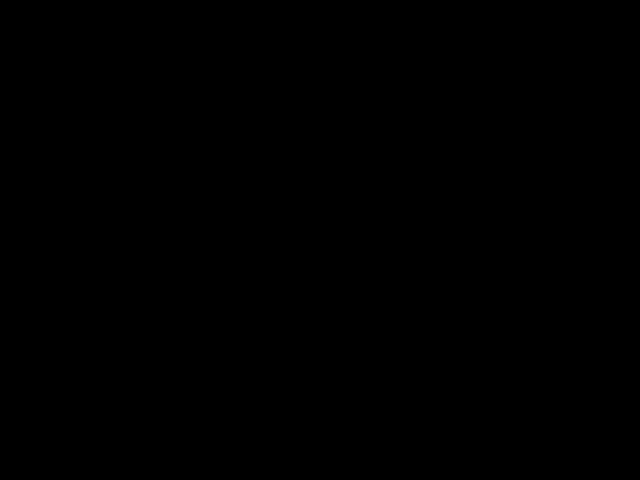
Frame 1 (no input)
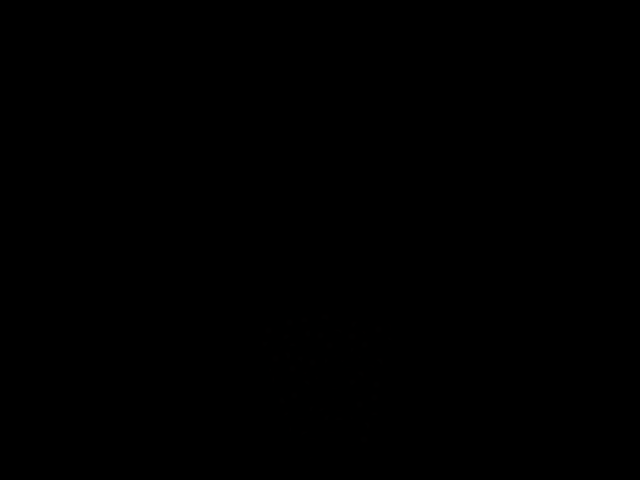
Frame 60 (no input)
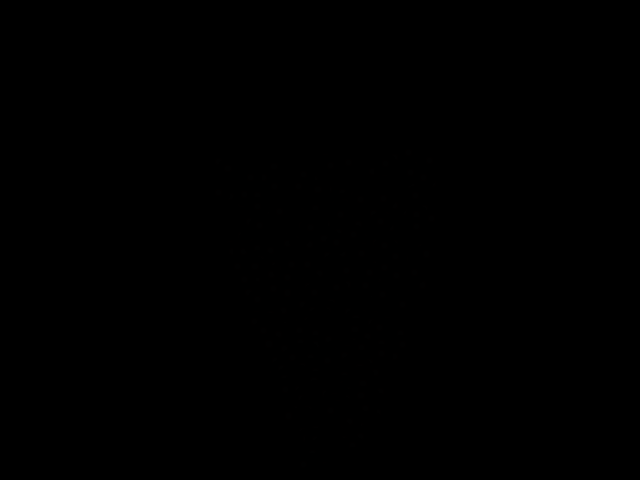
Frame 120 (the mouse pressed at the canvas centre since frame 60)

The p5.js sketch that drew these frames (run headless with seeded random() and noise() and a simulated clock; from frame 60 on, the mouse is pressed at the canvas centre):

// p5.js sketch
// ── sketch.js
let system;
let attract;
let smoke;
let attractStrength;
let gravityCheck;


function setup() {
    createCanvas(640, 480);
    colorMode(RGB, 255, 255, 255, 100);

    //create system
    system = new ParticleSystem(width/2, height);


    //create attractor strength slider
    attractStrength = createSlider(-2000, 2000, 0, 1);
    attractStrength.position(20, height + 30);

    //create attractor
    attract = new Attractor(attractStrength.value());

    //create gravity checkBox
    gravityCheck = createCheckbox('Gravity', false);
    gravityCheck.position(200, height + 30);
    gravityCheck.changed(gravityCheckEvent);

    //create smoke sprite
    smoke = createGraphics(25, 25);
    drawSmoke(smoke);
}

function draw() {
    background(0);

    //check to see if mouse is on canvas
    if(mouseX >= 0 && mouseX < width && mouseY >= 0 && mouseY < height) {
        attract.position.x = mouseX;
        attract.position.y = mouseY;
    } else {
        attract.position.x = undefined;
        attract.position.y = undefined;
    }

    //add attractor force
    attract.strength = attractStrength.value();
    system.addForce(attract);

    //update and draw particleSystem
    system.update();
    system.draw();

    //remove attractor force
    system.removeForce();
}

function drawSmoke(g) {
    g.clear();
    for(let i = 0; i < g.width; i++) {
        for(let j = 0; j < g.height; j++) {
            let d = Math.sqrt(Math.pow(i - g.width/2, 2) + Math.pow(j - g.width/2, 2));
            d = constrain(d, 0, 16);
            g.stroke(140, 134, 132, 16 - d);
            g.point(i,j);
        }
    }

}

function gravityCheckEvent() {
    if(this.checked()) {
        system.addForce({name:'gravity',
            base: createVector(0,0.035),
            calc: function() {return this.base}
        });
    } else {
        system.removeForce();
    }
}

class ParticleSystem{

    constructor(x, y) {
        this.x = x;
        this.y = y;
        this.particles = [];
        this.pool = [];
        this.forces = [];
    }

    addForce(force) {
        this.forces.push(force);
    }

    removeForce() {
        this.forces.pop();
    }

    update() {
        //creates new particles
        for(let i = 0; i < 30; i++) {

            //create new particle
            let particle;
            if(this.pool.length === 0) {
                particle = new Particle();
                this.particles.push(particle);
            } else {
                particle = this.pool.pop();
                particle.life = random(50, 200);
                particle.velocity.mult(0);
            }

            //set position
            particle.position.x = random(this.x-20, this.x+20);
            particle.position.y = this.y;

            //create force and apply
            const angle = random(250,290);
            const f = p5.Vector.fromAngle(radians(angle), random(1,3));
            particle.applyForce(f);

        }

        this.particles.forEach((particle)=>{
            if(particle.life > 0) {
                this.forces.forEach((force)=>{
                    particle.applyForce(force.calc(particle));
                });
                particle.update();
            } else {
                this.pool.push(particle);
            }
        });

    }

    draw() {
        this.particles.forEach((particle)=>{
            if(particle.life > 0) {
                particle.draw();
            }
        });
    }

}

class Particle{

    constructor() {
        this.position = createVector(0,0);
        this.velocity = createVector(0,0);
        this.acceleration = createVector(0,0);
        this.life = random(50, 200);
    }

    applyForce(force) {
        this.acceleration.add(force);
    }

    update() {
        this.velocity.add(this.acceleration);
        this.position.add(this.velocity);
        this.acceleration.mult(0);

        this.life--;
    }

    draw() {
        stroke(0, 0, 0);
        fill(255, 255, 255, this.life);
        image(smoke, this.position.x, this.position.y);
    }

}

class Attractor {

    constructor(strength) {
        this.strength = strength;
        this.position = createVector(0,0);
    }

    calc(particle) {
        let v = p5.Vector.sub(this.position, particle.position);
        let magSq = v.magSq();
        let vHat = v.normalize();

        let f;
        if(magSq == 0) {
            f = createVector(0,0);
        } else {
            f = vHat.mult((this.strength)/magSq);
        }

        return f;
    }

}
